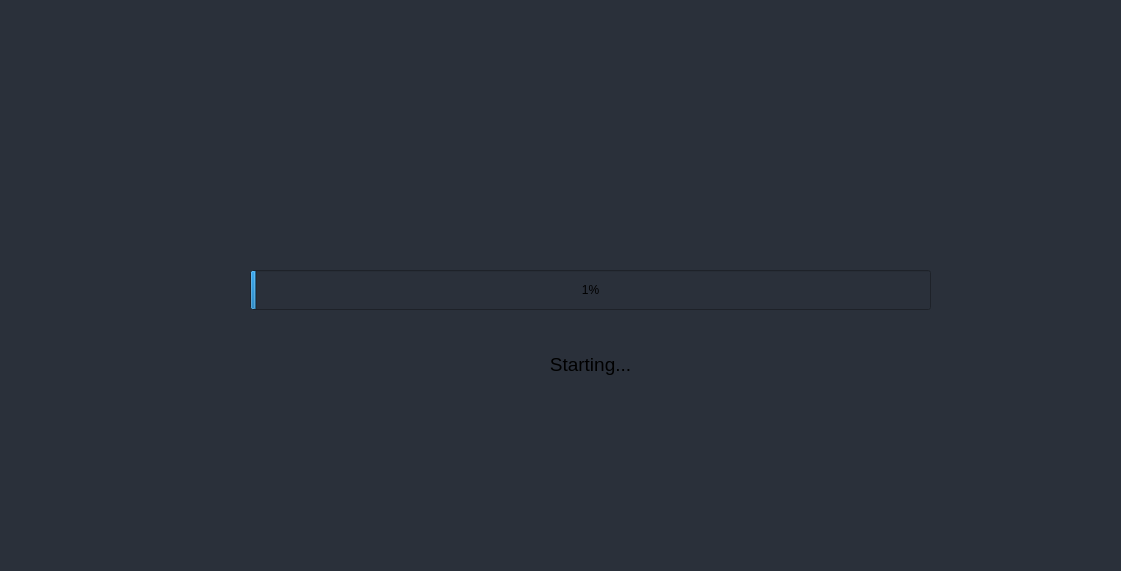
<?xml version="1.0" encoding="UTF-8"?>
<ui version="4.0">
 <class>Form</class>
 <widget class="QWidget" name="Form">
  <property name="geometry">
   <rect>
    <x>0</x>
    <y>0</y>
    <width>1121</width>
    <height>571</height>
   </rect>
  </property>
  <property name="windowTitle">
   <string>Form</string>
  </property>
  <property name="styleSheet">
   <string notr="true">background : rgba(42,48,58,255);</string>
  </property>
  <widget class="QProgressBar" name="progressBar">
   <property name="geometry">
    <rect>
     <x>250</x>
     <y>270</y>
     <width>681</width>
     <height>40</height>
    </rect>
   </property>
   <property name="styleSheet">
    <string notr="true">font: 18pt &quot;Segoe UI&quot;;</string>
   </property>
   <property name="minimum">
    <number>0</number>
   </property>
   <property name="value">
    <number>1</number>
   </property>
  </widget>
  <widget class="QTextEdit" name="textEdit">
   <property name="geometry">
    <rect>
     <x>260</x>
     <y>349</y>
     <width>661</width>
     <height>51</height>
    </rect>
   </property>
   <property name="styleSheet">
    <string notr="true">font: 15pt &quot;Source Code Pro&quot;;
border : 0px ;</string>
   </property>
   <property name="html">
    <string>&lt;!DOCTYPE HTML PUBLIC &quot;-//W3C//DTD HTML 4.0//EN&quot; &quot;http://www.w3.org/TR/REC-html40/strict.dtd&quot;&gt;
&lt;html&gt;&lt;head&gt;&lt;meta name=&quot;qrichtext&quot; content=&quot;1&quot; /&gt;&lt;meta charset=&quot;utf-8&quot; /&gt;&lt;style type=&quot;text/css&quot;&gt;
p, li { white-space: pre-wrap; }
hr { height: 1px; border-width: 0; }
li.unchecked::marker { content: &quot;\2610&quot;; }
li.checked::marker { content: &quot;\2612&quot;; }
&lt;/style&gt;&lt;/head&gt;&lt;body style=&quot; font-family:'Source Code Pro'; font-size:15pt; font-weight:400; font-style:normal;&quot;&gt;
&lt;p align=&quot;center&quot; style=&quot; margin-top:0px; margin-bottom:0px; margin-left:0px; margin-right:0px; -qt-block-indent:0; text-indent:0px;&quot;&gt;&lt;span style=&quot; font-size:14pt;&quot;&gt;Starting...&lt;/span&gt;&lt;/p&gt;&lt;/body&gt;&lt;/html&gt;</string>
   </property>
  </widget>
 </widget>
 <resources/>
 <connections/>
</ui>
